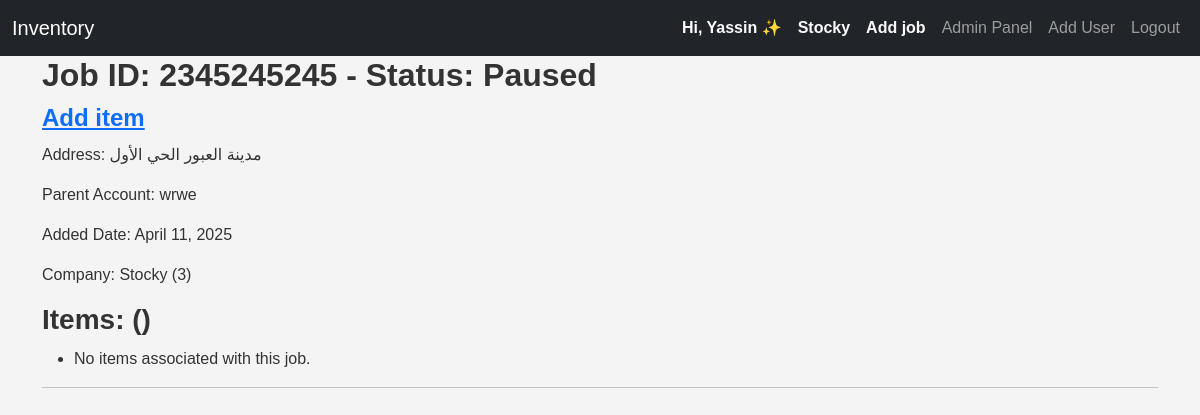
Page / (signed in) on the earlier database version.
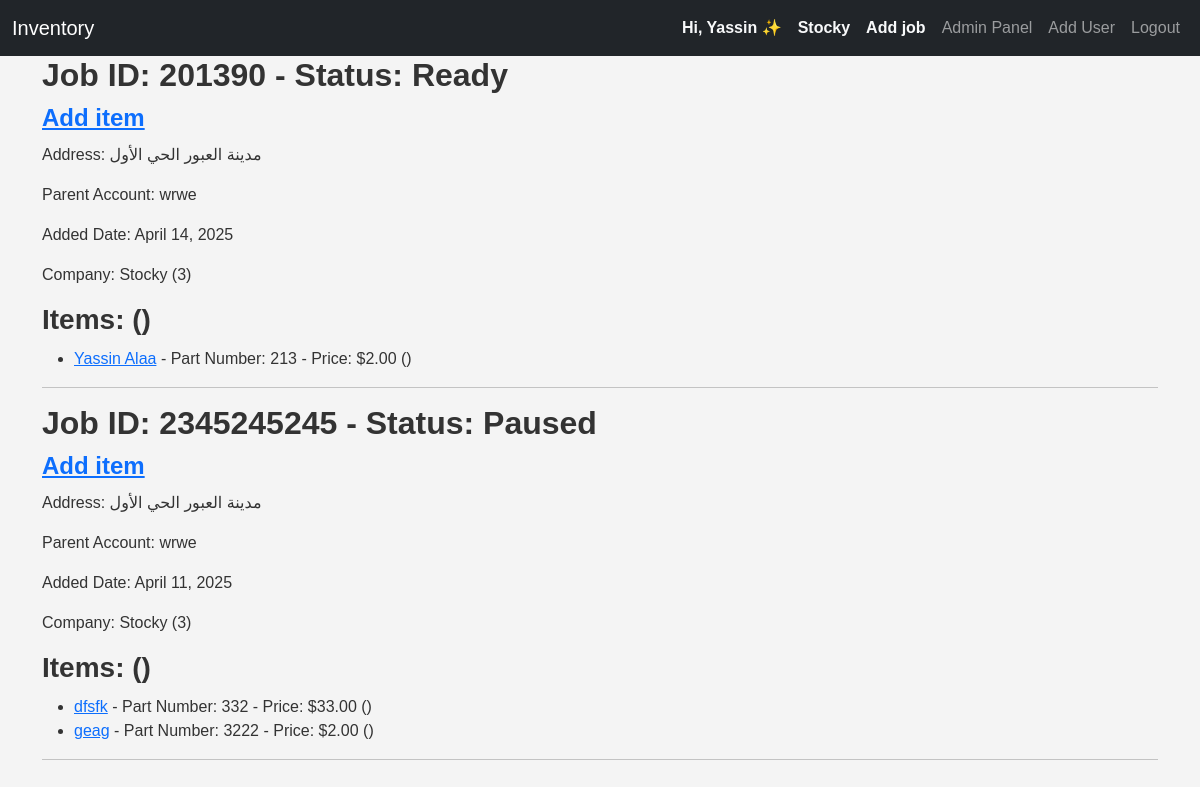
Same page on the later database version.
### inventory/models.py (models this page shows, shortened)
class CustomUser(AbstractUser):
    company = models.ForeignKey(Company, on_delete=models.CASCADE, null=True, blank=True, related_name="employeees")
    email = models.EmailField(unique=True)
    username = models.CharField(max_length=90, unique=False)
    groups = models.ManyToManyField('auth.Group', related_name='users')
    REQUIRED_FIELDS = ['username',]
    USERNAME_FIELD = 'email'
    class Meta:
        verbose_name_plural = 'users'
        ordering = ['id']

class Company(models.Model):
    owner = models.ForeignKey("inventory.CustomUser", on_delete=models.CASCADE, null=True, blank=True,related_name="company_owner")
    employees = models.ManyToManyField('CustomUser', related_name='companies')
    company_name=models.CharField(max_length=70)
    company_email = models.EmailField(max_length=100)
    address=models.TextField()
    phone=models.CharField(max_length=15)
    def __str__(self):
        return self.company_name +" ("+ str(self.id)+") "
    class Meta:
        verbose_name_plural = 'companies'
        ordering = ['company_name']

class Job(models.Model):
    status_chouces=[
        ('ready', 'Ready'),
        ('paused', 'Paused'),
        ('completed', 'Completed'),
        ('cancelled', 'Cancelled'),
    ]
    address = models.CharField(max_length=70)
    job_id=models.IntegerField(primary_key=True)
    status=models.CharField(choices=status_chouces, max_length=20)
    parent_account=models.CharField(max_length=70)
    added_date=models.DateField(auto_now_add=True)
    company=models.ForeignKey(Company,on_delete=models.CASCADE,related_name="job_company")
    items_arrived=models.BooleanField(default=False, )
    post_code=models.CharField(max_length=10, null=True, blank=True)

class Item(models.Model):
    CHOICES=[
        ('ordered', 'Ordered'),
        ('arrived', 'Arrived'),
        ('quoted', 'Quoted'),
        ('empty',''),
    ]
    job = models.ForeignKey(Job,on_delete=models.DO_NOTHING ,null=True,blank=True, related_name="items")
    name=models.CharField(max_length=70)
    part_number=models.TextField(max_length=30)
    price=models.DecimalField(max_digits=10, decimal_places=2)
    supplier=models.CharField(max_length=70)
    status=models.CharField(max_length=20,choices=CHOICES,default="empty")
    company=models.ForeignKey(Company,on_delete=models.CASCADE,related_name="item_company")
    added_date=models.DateTimeField(auto_now_add=True)
    added_by=models.ForeignKey(CustomUser, on_delete=models.DO_NOTHING, null=True, blank=True, related_name="added_by_user")

### inventory/views.py (the view)
# urls.py: path('',views.inventory,name='inventory'),
@login_required(login_url='login', redirect_field_name='inventory')
@no_ban
def inventory(request):
    rjobs = Job.objects.annotate(item_count=Count('items')).filter(items_arrived=True).prefetch_related('items')
    items=Item.objects.filter(company=request.user.company)
    rjobs=Job.objects.all
    context={'rjobs':rjobs,
            'items':items
            }
    return render(request,'inventory/inventory.html',context)

### inventory/templatetags/custom_tags.py (called while the page is built)
@register.filter
def is_admin(user):
    if user.groups.filter(name='Admin').exists() or user.company.owner==user:
        return True
    return False

@register.filter
def is_owner(user):
    if user.is_authenticated and user.company.owner==user:
        return True
    return False

### templates/inventory/inventory.html (shortened to what this page needs)
{% extends 'inventory/base.html' %}
{% load static %}
{% load custom_tags %}
{% block body %}
  {% for job in rjobs %}
    {% if job.status != 'Ready' and job.items_arrived %}
      <h2>Job ID: <a href="{% url 'update_job' job.job_id %}">{{ job.job_id }}</a> - Status: {{ job.get_status_display }} <small>"Required parts have arrived but the job isn't marked as Ready"</small></h2>
    {% else %}
      <h2>Job ID: {{ job.job_id }} - Status: {{ job.get_status_display }}</h2>
      <h4><a href="{% url 'item_add' job.job_id %}">Add item</a></h4>
    {% endif %}
    <p>Address: {{ job.address }}</p>
    <p>Parent Account: {{ job.parent_account }}</p>
    <p>Added Date: {{ job.added_date }}</p>
    <p>Company: {{ job.company }}</p>
    <h3>Items: ({{ job.item_count }})</h3>
    <ul>
      {% for item in job.items.all %}
        <li>
          <a href="{% url 'update_item' item.id %}">{{ item.name }}</a> - Part Number: {{ item.part_number }} - Price: ${{ item.price }}
          ({{ item.get_status_display }})
        </li>
      {% empty %}
        <li>No items associated with this job.</li>
      {% endfor %}
    </ul>
    <hr />
  {% endfor %}
  <link rel="stylesheet" href="{% static 'css/style.css' %}" />
{% endblock %}

### templates/inventory/base.html (shortened to what this page needs)
{% load static %}
{% load custom_tags %}
<!DOCTYPE html>
<html lang="en">
  <head>
    <link href="https://cdn.jsdelivr.net/npm/bootstrap@5.3.3/dist/css/bootstrap.min.css" rel="stylesheet" />
    <link rel="stylesheet" href="{% static 'css/style.css' %}" />
  </head>
  <body>
    {% if request.user.is_authenticated %}
      <nav class="navbar navbar-expand-lg navbar-dark bg-dark">
        <div class="container-fluid">
          <a class="navbar-brand" href="{% url 'inventory' %}">Inventory</a>
          <div class="collapse navbar-collapse" id="navbarNav">
            <ul class="navbar-nav ms-auto align-items-center">
              <li class="nav-item">
                <a class="nav-link fw-bold text-light" href="{% url 'update_user' request.user.id %}">
                  {% if request.user|is_owner %}
                    Hi, {{ request.user.username }} ✨
                  {% else %}
                    {% if request.user|is_admin %}
                      {{ request.user.username }}👔 <small>Admin</small>
                    {% else %}
                      {{ request.user.username }}👔 <small>Employee</small>
                    {% endif %}
                  {% endif %}
                </a>
              </li>
              {% if request.user.company %}
                {% if request.user|is_owner %}
                  <li class="nav-item">
                    <a class="nav-link fw-bold text-light" href="{% url 'update_company' request.user.company.id %}">{{ request.user.company.company_name }}</a>
                  </li>
                {% else %}
                  <li class="nav-item">
                    <a class="nav-link fw-bold text-light" href="{% url 'update_company' request.user.company.id %}">{{ request.user.company.company_name }}</a>
                  </li>
                {% endif %}
              {% endif %}
              <li class="nav-item">
                <a class="nav-link fw-bold text-light" href="{% url 'create_job' %}">Add job</a>
              </li>
              {% if request.user|is_admin %}
                <li class="nav-item">
                  <a class="nav-link" href="{% url 'admin_panel' %}">Admin Panel</a>
                </li>
                <li class="nav-item">
                  <a class="nav-link" href="{% url 'register' %}">Add User</a>
                </li>
              {% endif %}
              <li class="nav-item">
                <a class="nav-link" href="{% url 'logout' %}">Logout</a>
              </li>
            </ul>
          </div>
        </div>
      </nav>
    {% endif %}
    <div class="container content">
      {% block body %}
      {% endblock %}
    </div>
  </body>
</html>

### stock/static/css/style.css (style rules this page uses)
body { font-family: Arial, sans-serif; background: #f4f4f4; margin: 0; padding: 0; color: #333; }
h2, h3, h4 { font-weight: 600; margin-bottom: 10px; }

Differences in the rows shown:
added Job: job_id "201390", status "Ready", address "مدينة العبور الحي الأول", parent_account "wrwe", added_date "April 14, 2025", company "Stocky (3)"
added Item: name "Yassin Alaa", part_number "213", price "2.00", shown under "201390"
shown differently, row unchanged: Job "Paused": no longer shows "No items associated with this job."
added Item: name "dfsfk", part_number "332", price "33.00", shown under Job "Paused"
added Item: name "geag", part_number "3222", price "2.00", shown under Job "Paused"
